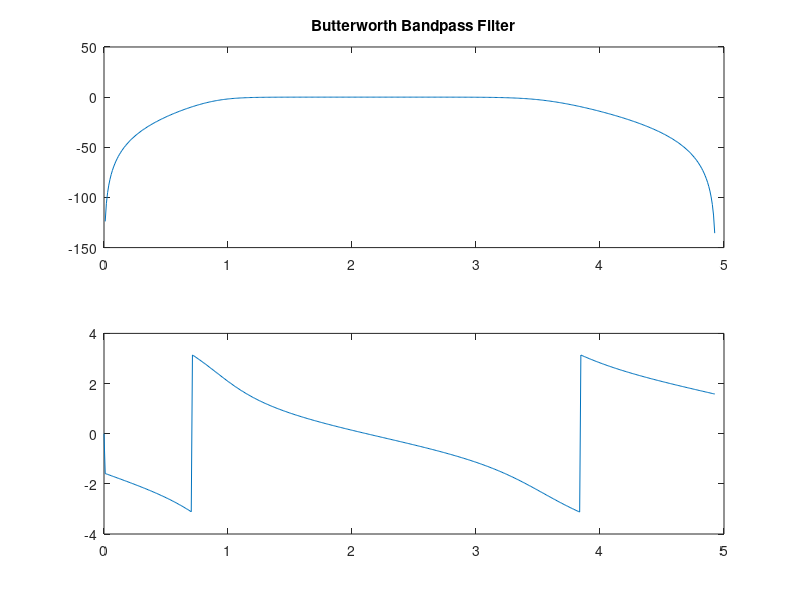

Here is the MATLAB script that generated this plot:
Wp = [0.2 0.7];
Ws = [0.1 0.8];
rp = 2;
rs = 10;
[n,Wn] = buttord(Wp,Ws,rp,rs);
[b,a] = butter(n,Wn,'bandpass');
[h,w]=freqz(b,a); %frequency response
%[h,w]=freqs(b,a); %frequency response
%s and z domain
subplot(2,1,1);
plot((w/2*pi), 20*log10(abs(h)));
title(sprintf('Butterworth Bandpass Filter'));
%xlabel('');
%ylabel('');
subplot(2,1,2);
plot((w/2*pi), angle(h));